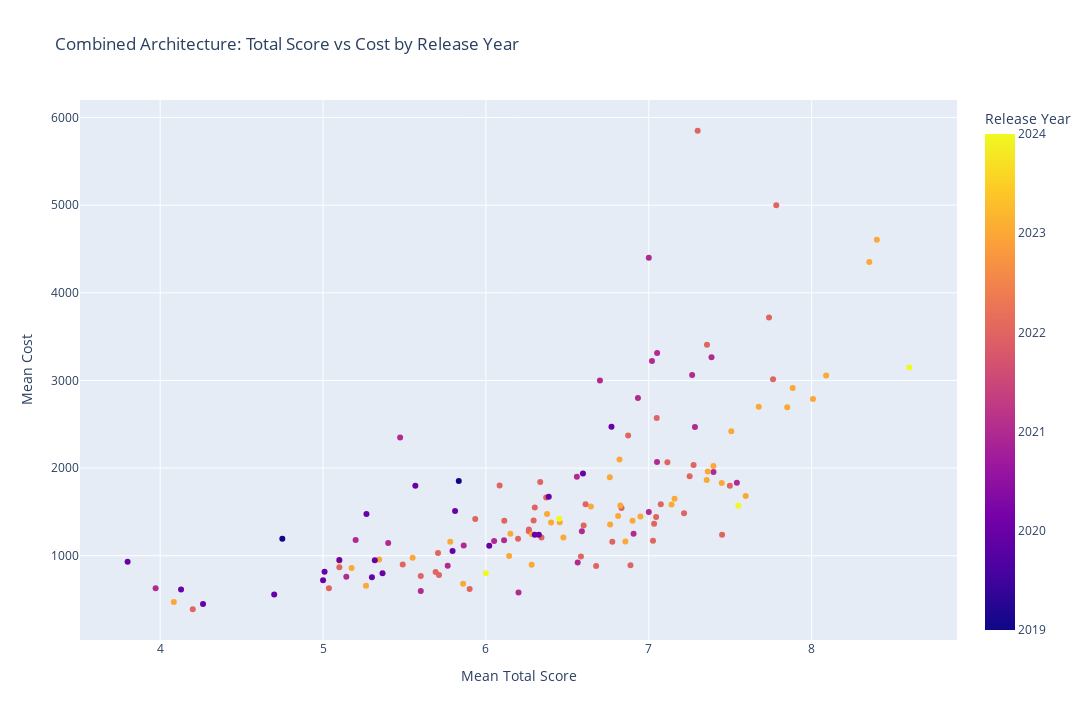
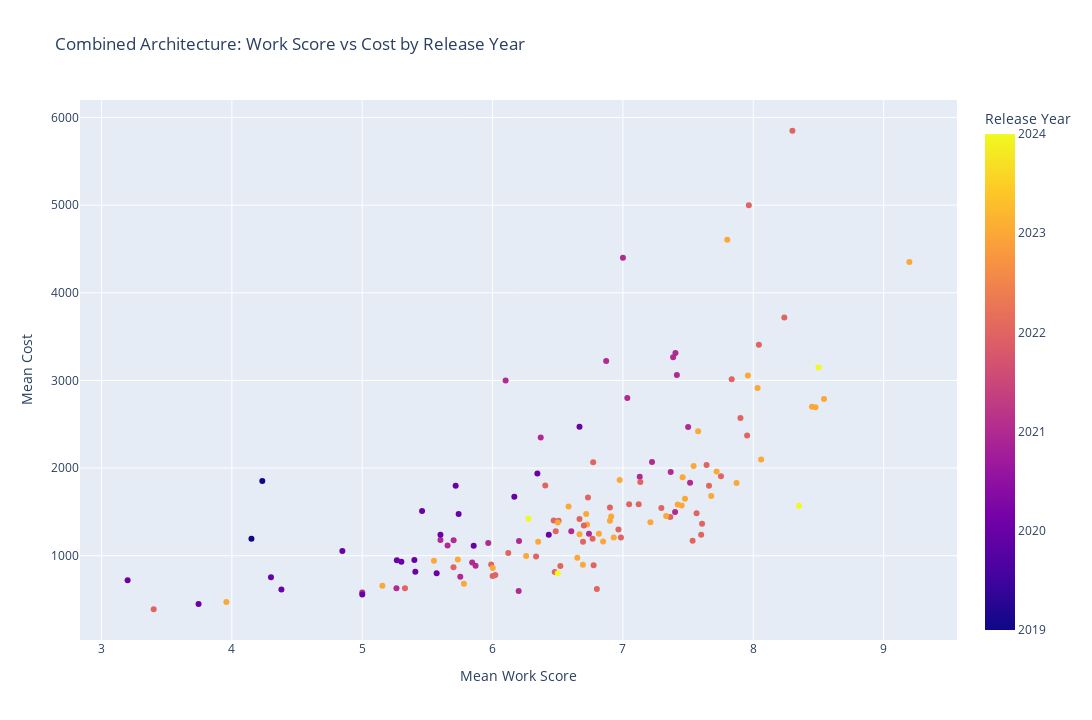
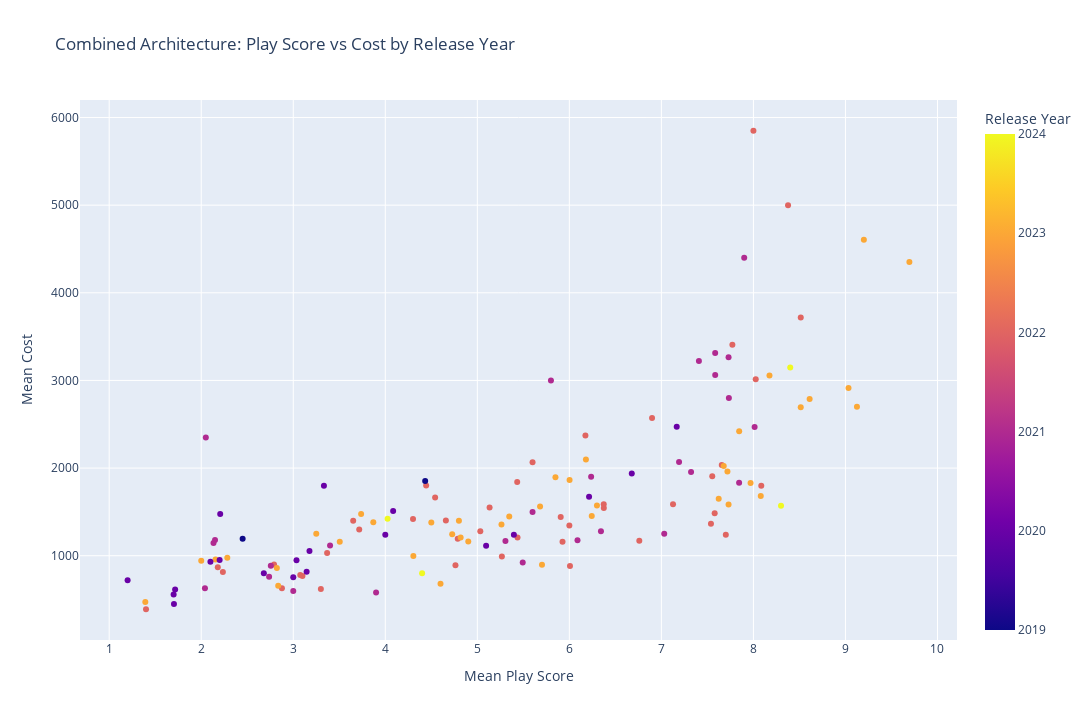

The notebook cell saved with these charts, in order:
### Code cell
# Load and clean the data
df4 = df4[df4["Cost"]<=12000]
df4 = df4.dropna(subset = ["Cost","Total Score", "GPU: Architecture","CPU: Codename"])


df4["Combined Architecture"] = df4["CPU: Codename"] + " + " + df4["GPU: Architecture"]
# Extract the release years for CPU and GPU
df4["CPU Release Year"] = df4["CPU: Release quarter"].apply(lambda x: int(str(x).split('.')[0]))
df4["GPU Release Year"] = df4["GPU: Release quarter"].apply(lambda x: int(str(x).split('.')[0]))

# Use the later release year between CPU and GPU
df4["Release Year"] = df4[["CPU Release Year", "GPU Release Year"]].max(axis=1)
# Function to process and plot data for combined architecture with Plotly
def process_and_plot_combined_plotly(df4, group_column, score_column, title):
    # Group by the specified column
    grouped = df4.groupby(group_column).agg(
        Release_Year_Mode=("Release Year", lambda x: x.mode()[0]),  # Mode of release year
        Mean_Cost=("Cost", "mean"),  # Mean cost
        Mean_Score=(score_column, "mean")  # Mean score for the selected type
    ).reset_index()
    # Create interactive scatter plot
    fig = px.scatter(
        grouped,
        x="Mean_Score", 
        y="Mean_Cost",  
        color="Release_Year_Mode",
        # color_continuous_scale="Viridis",
        color_discrete_sequence=px.colors.qualitative.Set1,
        hover_name=group_column,  # Show the name of the architecture on hover
        labels={"Mean_Cost": "Mean Cost", "Mean_Score": f"Mean {score_column}", "Release_Year_Mode": "Release Year"},
        title=title
    )
    fig.update_layout(
        title=title,
        xaxis_title=f"Mean {score_column}",  # Adjusted axis label
        yaxis_title="Mean Cost",  # Adjusted axis label
        coloraxis_colorbar=dict(title="Release Year"),
        autosize=False,
        width=1280,  # 16:9 width
        height=720   # 16:9 height
    )
    fig.show()

# List of score types
score_types = ["Total Score", "Work Score", "Play Score"]

# Plot for combined architecture
for score in score_types:
    process_and_plot_combined_plotly(
        df4,
        "Combined Architecture",
        score,
        f"Combined Architecture: {score} vs Cost by Release Year"
    )

### Figure 1 — Plotly figure (JSON) as saved in the notebook; plotly's stock layout.template omitted (floating-point values rounded to 4 significant figures; data arrays with more than 128 entries replaced by an {"elided": "..."} marker saying what was removed)
{"data": [{"hovertemplate": "<b>%{hovertext}</b><br><br>Mean Total Score=%{x}<br>Mean Cost=%{y}<br>Release Year=%{marker.color}<extra></extra>", "hovertext": {"elided": "137 str values"}, "legendgroup": "", "marker": {"color": {"elided": "137 int values"}, "coloraxis": "coloraxis", "symbol": "circle"}, "mode": "markers", "name": "", "orientation": "v", "showlegend": false, "type": "scatter", "x": {"elided": "137 float values"}, "xaxis": "x", "y": {"elided": "137 float values"}, "yaxis": "y"}], "layout": {"autosize": false, "coloraxis": {"colorbar": {"title": {"text": "Release Year"}}, "colorscale": [[0, "#0d0887"], [0.1111, "#46039f"], [0.2222, "#7201a8"], [0.3333, "#9c179e"], [0.4444, "#bd3786"], [0.5556, "#d8576b"], [0.6667, "#ed7953"], [0.7778, "#fb9f3a"], [0.8889, "#fdca26"], [1, "#f0f921"]]}, "height": 720, "legend": {"tracegroupgap": 0}, "title": {"text": "Combined Architecture: Total Score vs Cost by Release Year"}, "width": 1280, "xaxis": {"anchor": "y", "domain": [0, 1], "title": {"text": "Mean Total Score"}}, "yaxis": {"anchor": "x", "domain": [0, 1], "title": {"text": "Mean Cost"}}}}

### Figure 2 — Plotly figure (JSON) as saved in the notebook; plotly's stock layout.template omitted (floating-point values rounded to 4 significant figures; data arrays with more than 128 entries replaced by an {"elided": "..."} marker saying what was removed)
{"data": [{"hovertemplate": "<b>%{hovertext}</b><br><br>Mean Work Score=%{x}<br>Mean Cost=%{y}<br>Release Year=%{marker.color}<extra></extra>", "hovertext": {"elided": "137 str values"}, "legendgroup": "", "marker": {"color": {"elided": "137 int values"}, "coloraxis": "coloraxis", "symbol": "circle"}, "mode": "markers", "name": "", "orientation": "v", "showlegend": false, "type": "scatter", "x": {"elided": "137 float values"}, "xaxis": "x", "y": {"elided": "137 float values"}, "yaxis": "y"}], "layout": {"autosize": false, "coloraxis": {"colorbar": {"title": {"text": "Release Year"}}, "colorscale": [[0, "#0d0887"], [0.1111, "#46039f"], [0.2222, "#7201a8"], [0.3333, "#9c179e"], [0.4444, "#bd3786"], [0.5556, "#d8576b"], [0.6667, "#ed7953"], [0.7778, "#fb9f3a"], [0.8889, "#fdca26"], [1, "#f0f921"]]}, "height": 720, "legend": {"tracegroupgap": 0}, "title": {"text": "Combined Architecture: Work Score vs Cost by Release Year"}, "width": 1280, "xaxis": {"anchor": "y", "domain": [0, 1], "title": {"text": "Mean Work Score"}}, "yaxis": {"anchor": "x", "domain": [0, 1], "title": {"text": "Mean Cost"}}}}

### Figure 3 — Plotly figure (JSON) as saved in the notebook; plotly's stock layout.template omitted (floating-point values rounded to 4 significant figures; data arrays with more than 128 entries replaced by an {"elided": "..."} marker saying what was removed)
{"data": [{"hovertemplate": "<b>%{hovertext}</b><br><br>Mean Play Score=%{x}<br>Mean Cost=%{y}<br>Release Year=%{marker.color}<extra></extra>", "hovertext": {"elided": "137 str values"}, "legendgroup": "", "marker": {"color": {"elided": "137 int values"}, "coloraxis": "coloraxis", "symbol": "circle"}, "mode": "markers", "name": "", "orientation": "v", "showlegend": false, "type": "scatter", "x": {"elided": "137 float values"}, "xaxis": "x", "y": {"elided": "137 float values"}, "yaxis": "y"}], "layout": {"autosize": false, "coloraxis": {"colorbar": {"title": {"text": "Release Year"}}, "colorscale": [[0, "#0d0887"], [0.1111, "#46039f"], [0.2222, "#7201a8"], [0.3333, "#9c179e"], [0.4444, "#bd3786"], [0.5556, "#d8576b"], [0.6667, "#ed7953"], [0.7778, "#fb9f3a"], [0.8889, "#fdca26"], [1, "#f0f921"]]}, "height": 720, "legend": {"tracegroupgap": 0}, "title": {"text": "Combined Architecture: Play Score vs Cost by Release Year"}, "width": 1280, "xaxis": {"anchor": "y", "domain": [0, 1], "title": {"text": "Mean Play Score"}}, "yaxis": {"anchor": "x", "domain": [0, 1], "title": {"text": "Mean Cost"}}}}
